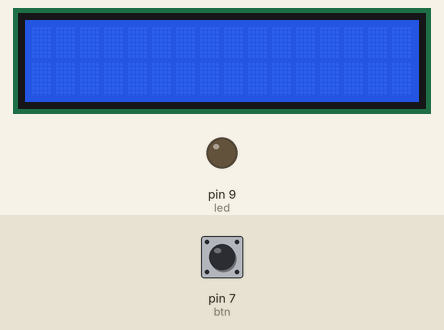
Recording of a sketch running on a simulated Arduino Uno, built with avr-gcc and run on an emulated ATmega328P. On the bench: 16×2 character LCD, output pins drawn as LEDs (lit = HIGH). Dashed ring = blinking. Inputs (shaded band) come from the test bench; at power-on: pin 7 (btn) LOW.

Above: at 1.2 s.
1.3 s: pin 7 (btn) pulled HIGH for 1 s
At 3.4 s:
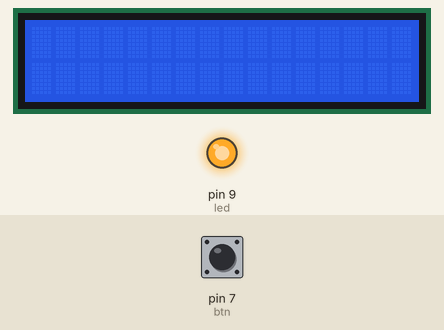
3.9 s: pin 7 (btn) pulled HIGH for 0.25 s
At 4.8 s:
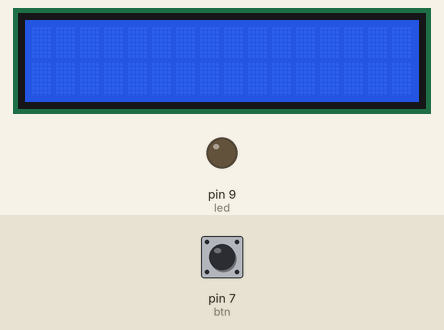
5.7 s: pin 7 (btn) pulled HIGH for 3.2 s
At 6.17 s:
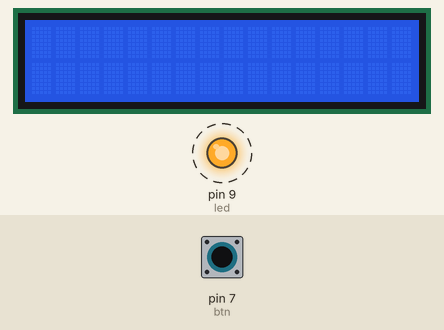
Timing chart, 0 to 10.6 s (numbered marks = the images above; inputs shaded):
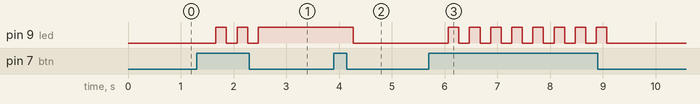

The sketch:

th_baitap5.ino
```cpp
#include <LiquidCrystal.h>
LiquidCrystal lcd(12, 11, 5, 4, 3, 2);
int btn = 7;
int led = 9;
int dem = 0;
void setup() {
  // put your setup code here, to run once:
  pinMode(led, OUTPUT);
  pinMode(btn, INPUT);
  lcd.begin(16, 2);
  lcd.clear();
  lcd.setCursor(0, 0);
}

void loop() {
  // put your main code here, to run repeatedly:
  int btn_state = digitalRead(btn);
  lcd.setCursor(3, 0);
  delay(200);
  if (btn_state == HIGH) {
    dem++;
    if (dem % 2 != 0) {
      lcd.noDisplay();
      digitalWrite(led, HIGH);
    } else {
      lcd.display();
      digitalWrite(led, LOW);
    }
  }
}
```

Measured:
- after the input at 1.3 s, pin 9 (led): alternates HIGH for 0.20 s and LOW for 0.20 s, 5 changes in all, then stays HIGH, starting after 0.37 s
- after the input at 3.9 s, pin 9 (led): HIGH → LOW after 0.37 s
- after the input at 5.7 s, pin 9 (led): alternates HIGH for 0.20 s and LOW for 0.20 s, 16 changes in all, then stays LOW, starting after 0.37 s
